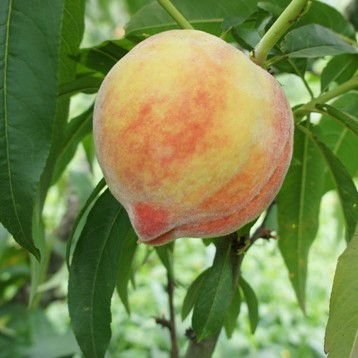
#> input picture Pessego_Forma/database/1.jpg, 358 x 358 px, found by its file name
$ python histogram.py
#> lines starting #> are read from the running program, lines starting #| are printed output that depends on the picture
import numpy as np
import cv2 as cv
import matplotlib.pyplot as plt

img = cv.imread("1.jpg")
#> img is the input picture: shape (358, 358, 3); mean B, G, R 76.2, 135.1, 120.7
b, g, r = cv.split(img)
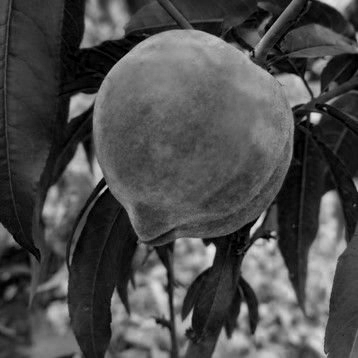
#> b: shape (358, 358); min 0, max 231, mean 76.2
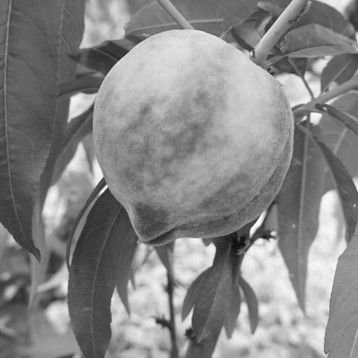
#> g: shape (358, 358); min 11, max 255, mean 135.1
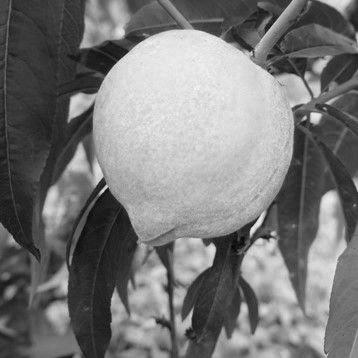
#> r: shape (358, 358); min 4, max 245, mean 120.7

histb, _ = np.histogram(b.flatten(), 256, [0,256])
#> histb = 256 values, max 1442 at index 24, min 0 at index 228, mean 500.6
histg, _ = np.histogram(g.flatten(), 256, [0,256])
#> histg = 256 values, max 1394 at index 92, min 0 at index 0, mean 500.6
histr, _ = np.histogram(r.flatten(), 256, [0,256])
#> histr = 256 values, max 1605 at index 53, min 0 at index 0, mean 500.6

plt.title("histograma Azul")
plt.plot(histb)
plt.show()
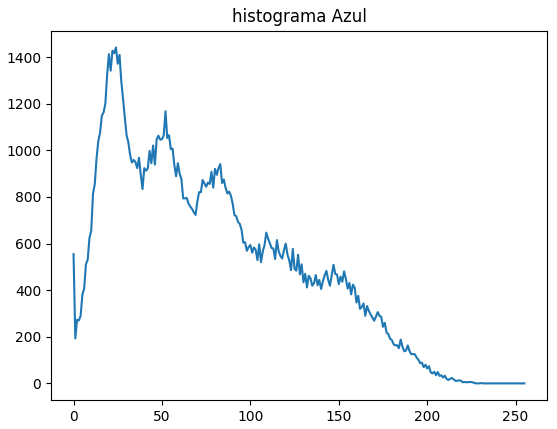
#> figure drawn by matplotlib, 1 panel; curve peaks at x = 24, y = 1442

plt.title("histograma verde")
plt.plot(histg)
plt.show()
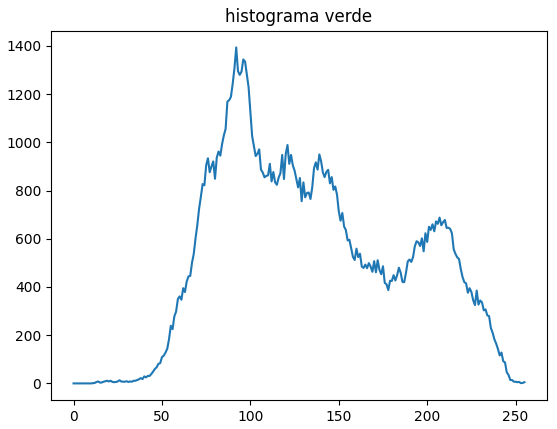
#> figure drawn by matplotlib, 1 panel; curve peaks at x = 92, y = 1394

plt.title("histograma vermelho")
plt.plot(histr)
plt.show()
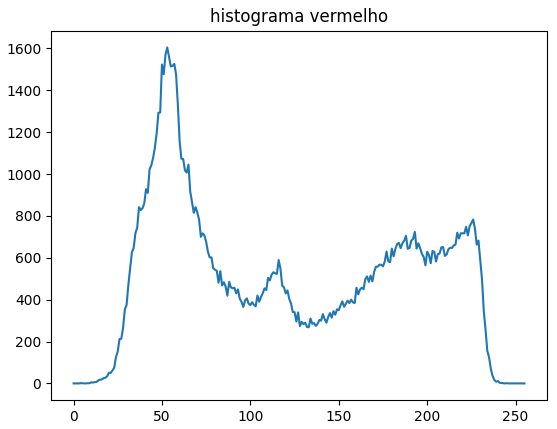
#> figure drawn by matplotlib, 1 panel; curve peaks at x = 53, y = 1605
